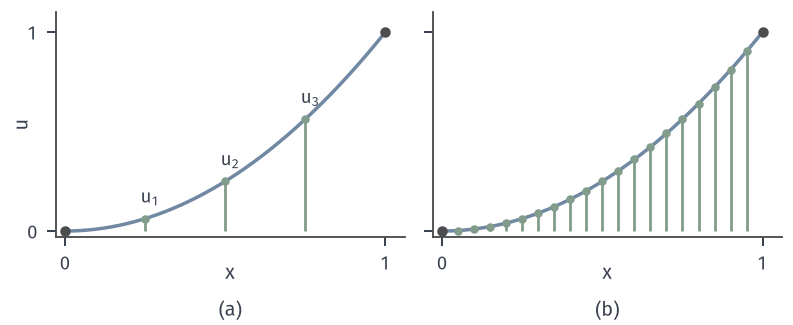

Reproduce this figure in Python.
from pathlib import Path
import sys
HERE = Path(__file__).resolve().parent
sys.path.insert(0, str(HERE.parent/'func-common'))
from func_fig import *
# 函数 u(x)=x^2 在 n 个小区间网格上的结点值，n=4 与 n=20。
fig, axes = figure(width_mm=112, height_mm=46, ncols=2, sharey=True)
panel(fig, left=.07, wspace=.08, bottom=.27)
for ax, n in zip(axes, (4, 20)):
    ax.plot(X, X**2, color=BLUE, lw=1.4)
    xs = np.arange(n+1)/n
    ax.vlines(xs[1:-1], 0, xs[1:-1]**2, color=GREEN, lw=1.1)
    ax.plot(xs[1:-1], xs[1:-1]**2, 'o', ms=3.4, color=GREEN, mew=0)
    ax.plot([0, 1], [0, 1], 'o', ms=4.2, color=STROKE, mew=0)
    ax.set_xlim(-.03, 1.06); ax.set_ylim(-.03, 1.1); ax.set_xticks([0, 1]); ax.set_yticks([0, 1]); ax.set_xlabel('$x$', labelpad=-4)
axes[0].set_ylabel('$u$', labelpad=-2)
for i in (1, 2, 3):
    axes[0].text(i/4+.015, (i/4)**2+.08, f'$u_{i}$', color=INK, ha='center', fontsize=7.5)
tags(fig, axes)
save(fig, HERE, 'figure', {'u': 'x^2', 'n': [4, 20]})
